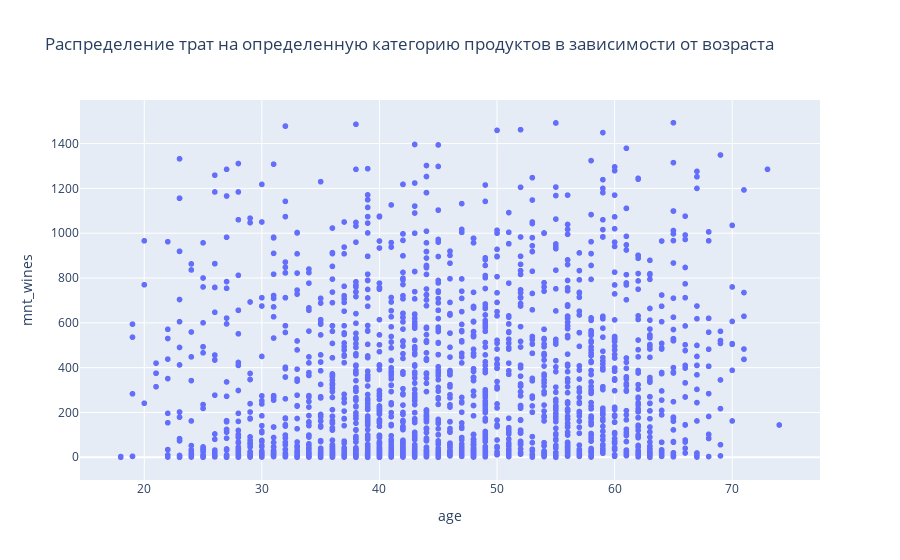
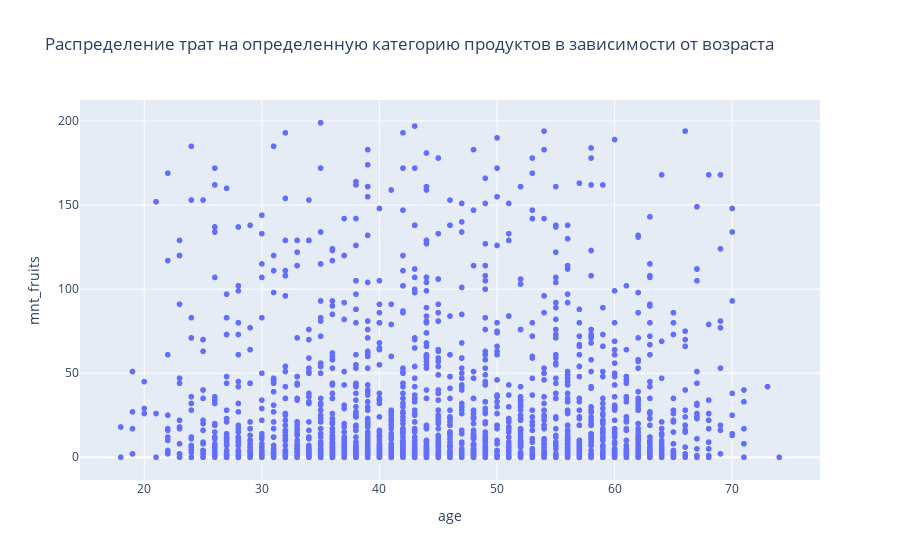
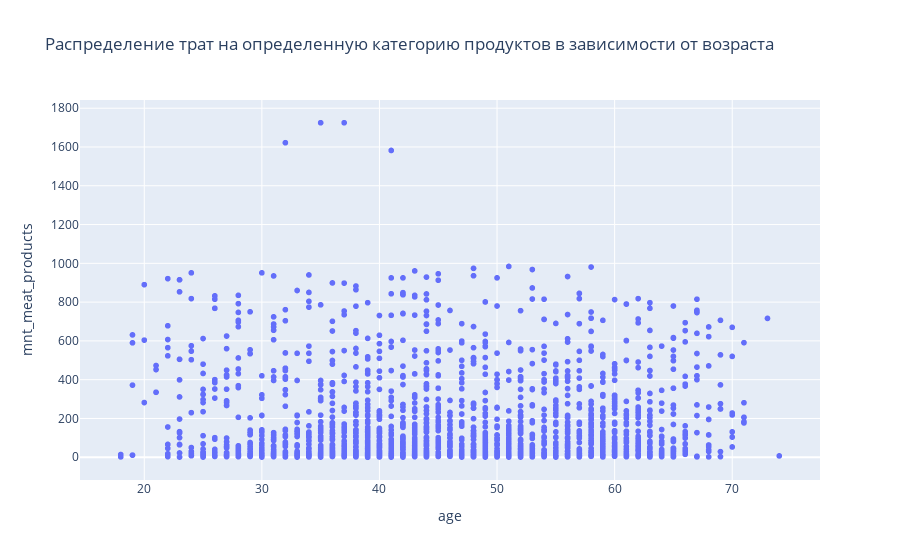
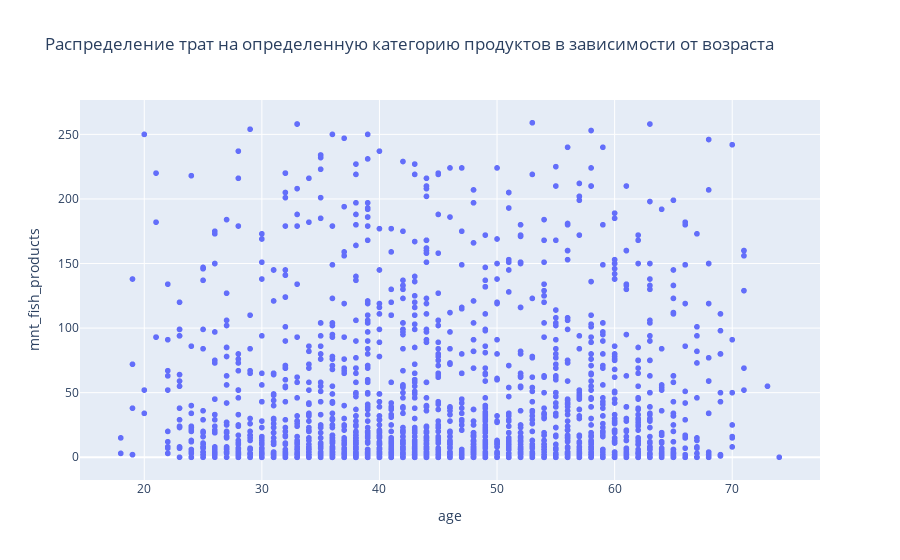

The notebook cell these images were saved under, in order:
### Code cell
# посмотрим на распределение трат в зависимости от возраста
for column in df[['mnt_wines', 'mnt_fruits', 'mnt_meat_products',
                  'mnt_fish_products', 'mnt_sweet_products', 'mnt_gold_prods']]:
    fig = px.scatter(df, x='age', y=column,
                     title='Распределение трат на определенную категорию продуктов в зависимости от возраста'
                     )
    fig.show()

### Figure 1 — Plotly figure (JSON) as saved in the notebook; plotly's stock layout.template omitted (floating-point values rounded to 4 significant figures; data arrays with more than 128 entries replaced by an {"elided": "..."} marker saying what was removed)
{"data": [{"hovertemplate": "age=%{x}<br>mnt_wines=%{y}<extra></extra>", "legendgroup": "", "marker": {"color": "#636efa", "symbol": "circle"}, "mode": "markers", "name": "", "showlegend": false, "type": "scattergl", "x": {"elided": "2208 int values"}, "xaxis": "x", "y": {"elided": "2208 int values"}, "yaxis": "y"}], "layout": {"legend": {"tracegroupgap": 0}, "title": {"text": "Распределение трат на определенную категорию продуктов в зависимости от возраста"}, "xaxis": {"anchor": "y", "domain": [0, 1], "title": {"text": "age"}}, "yaxis": {"anchor": "x", "domain": [0, 1], "title": {"text": "mnt_wines"}}}}

### Figure 2 — Plotly figure (JSON) as saved in the notebook; plotly's stock layout.template omitted (floating-point values rounded to 4 significant figures; data arrays with more than 128 entries replaced by an {"elided": "..."} marker saying what was removed)
{"data": [{"hovertemplate": "age=%{x}<br>mnt_fruits=%{y}<extra></extra>", "legendgroup": "", "marker": {"color": "#636efa", "symbol": "circle"}, "mode": "markers", "name": "", "showlegend": false, "type": "scattergl", "x": {"elided": "2208 int values"}, "xaxis": "x", "y": {"elided": "2208 int values"}, "yaxis": "y"}], "layout": {"legend": {"tracegroupgap": 0}, "title": {"text": "Распределение трат на определенную категорию продуктов в зависимости от возраста"}, "xaxis": {"anchor": "y", "domain": [0, 1], "title": {"text": "age"}}, "yaxis": {"anchor": "x", "domain": [0, 1], "title": {"text": "mnt_fruits"}}}}

### Figure 3 — Plotly figure (JSON) as saved in the notebook; plotly's stock layout.template omitted (floating-point values rounded to 4 significant figures; data arrays with more than 128 entries replaced by an {"elided": "..."} marker saying what was removed)
{"data": [{"hovertemplate": "age=%{x}<br>mnt_meat_products=%{y}<extra></extra>", "legendgroup": "", "marker": {"color": "#636efa", "symbol": "circle"}, "mode": "markers", "name": "", "showlegend": false, "type": "scattergl", "x": {"elided": "2208 int values"}, "xaxis": "x", "y": {"elided": "2208 int values"}, "yaxis": "y"}], "layout": {"legend": {"tracegroupgap": 0}, "title": {"text": "Распределение трат на определенную категорию продуктов в зависимости от возраста"}, "xaxis": {"anchor": "y", "domain": [0, 1], "title": {"text": "age"}}, "yaxis": {"anchor": "x", "domain": [0, 1], "title": {"text": "mnt_meat_products"}}}}

### Figure 4 — Plotly figure (JSON) as saved in the notebook; plotly's stock layout.template omitted (floating-point values rounded to 4 significant figures; data arrays with more than 128 entries replaced by an {"elided": "..."} marker saying what was removed)
{"data": [{"hovertemplate": "age=%{x}<br>mnt_fish_products=%{y}<extra></extra>", "legendgroup": "", "marker": {"color": "#636efa", "symbol": "circle"}, "mode": "markers", "name": "", "showlegend": false, "type": "scattergl", "x": {"elided": "2208 int values"}, "xaxis": "x", "y": {"elided": "2208 int values"}, "yaxis": "y"}], "layout": {"legend": {"tracegroupgap": 0}, "title": {"text": "Распределение трат на определенную категорию продуктов в зависимости от возраста"}, "xaxis": {"anchor": "y", "domain": [0, 1], "title": {"text": "age"}}, "yaxis": {"anchor": "x", "domain": [0, 1], "title": {"text": "mnt_fish_products"}}}}
